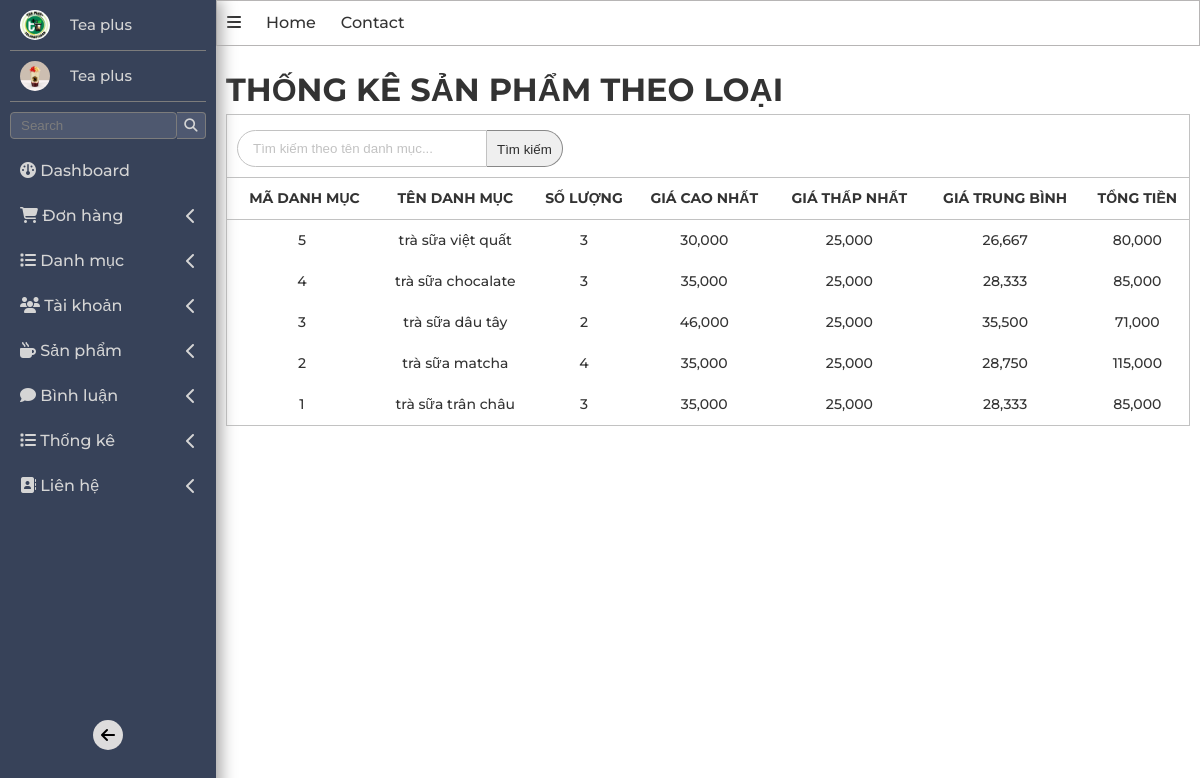
The page /admin/index.php?act=thongke on the database its author committed.
### tables this page shows
CREATE TABLE `danhmuc` (
  `id` int(11) NOT NULL,
  `name` text NOT NULL
);

### model/pdo.php (called while the page is built, shortened)
<?php
function pdo_get_connection(){
    $dburl = "mysql:host=localhost;dbname=teaplussss;charset=utf8";
    $username = 'root';
    $password = '';
    $conn = new PDO($dburl, $username, $password);
    $conn->setAttribute(PDO::ATTR_ERRMODE, PDO::ERRMODE_EXCEPTION);
    return $conn;
}
function pdo_query($sql){
    $sql_args = array_slice(func_get_args(), 1);
    try{
        $conn = pdo_get_connection();
        $stmt = $conn->prepare($sql);
        $stmt->execute($sql_args);
        $rows = $stmt->fetchAll();
        return $rows;
    }
    catch(PDOException $e){
        throw $e;
    }
    finally{
        unset($conn);
    }
}

### model/thongke.php (called while the page is built, shortened)
<?php
function loadall_thongke($kyw = "") {
  $sql = "SELECT danhmuc.id AS madm, danhmuc.name AS tendm, COUNT(sanpham.id) AS countsp, MIN(sanpham.price) AS minprice, MAX(sanpham.price) AS maxprice, AVG(sanpham.price) AS avgprice, SUM(sanpham.price) AS sumprice";
  $sql .= " FROM sanpham";
  $sql .= " LEFT JOIN danhmuc ON danhmuc.id = sanpham.iddm";
  $sql .= " WHERE 1";
  $sql .= " GROUP BY danhmuc.id";
  $sql .= " ORDER BY danhmuc.id DESC";
  $listtk = pdo_query($sql);
  return $listtk;
}
?>

### admin/thongke/list.php (the view)
<main class="w-100 d-f f-d">
<div class="row">
    <div class="row formtitle ">
        <h1>THỐNG KÊ SẢN PHẨM THEO LOẠI</h1>
    </div>
    <div class="search_list-product-admin w-100">
    <form action="" class="d-f form-search" method="post">
              <input
                type="text"
                placeholder="Tìm kiếm theo tên danh mục..."
                class="input-search"
                name="kyw"
              />
              <input
                type="submit"
                class="submit-search-form"
                value="Tìm kiếm"
                name="listok"
              />
            </form>
            <table class="w-100 table_bill-admin">
                <thead>
                <tr class="maloai">
                    <th class="th_sp">MÃ DANH MỤC</th>
                    <th class="th_sp">TÊN DANH MỤC</th>
                    <th class="th_sp">SỐ LƯỢNG</th>
                    <th class="th_sp">GIÁ CAO NHẤT</th>
                    <th class="th_sp">GIÁ THẤP NHẤT</th>
                    <th class="th_sp">GIÁ TRUNG BÌNH</th>
                    <th class="th_sp">TỔNG TIỀN</th>
                </tr>
                </thead>
                <?php
                    foreach ($listthongke as $thongke) {
                        extract($thongke);
                        echo '<tr>
                                <td class="td_sp">'.$madm.'</td>
                                <td class="td_sp">'.$tendm.'</td>
                                <td class="td_sp">'.$countsp.'</td>
                                <td class="td_sp">'.number_format($maxprice).'</td>
                                <td class="td_sp">'.number_format($minprice).'</td>
                                <td class="td_sp">'.number_format($avgprice).'</td>
                                <td class="td_sp">'.number_format($sumprice).'</td>
                            </tr>';
                    }
                ?>
            </table>
        </div>
</div>
</main>

### css/global.css (style rules this page uses)
* { padding: 0; margin: 0; box-sizing: border-box; }
:root { --primary-color: rgb(28, 205, 28); --white: rgb(255, 255, 255); --black: black; --font-family: "Montserrat", sans-serif; --text-color: #333; --bg-header-contact: rgb(237, 237, 237); --font-weight: 500; --font-size: 1.6em; --padding-website : 5%; --admin-sideBar-border : #7c7c7c; --border-cart :rgb(193, 193, 193); }
html { font-size: 62.5%; }
body { font-size: var(--font-size); font-family: var(--font-family); line-height: 1.5; font-weight: var(--font-weight); text-rendering: optimizeSpeed; color: var(--text-color); }
.d-f { display: flex; }
.f-d { flex-direction: column; }
.w-100 { width: 100%; }

### css/admin/admin.css (style rules this page uses)
:root { --color-text--sidebar :rgb(213, 213, 213); --border-color-form-table: #c2c2c2; }
main { padding: 20px 10px ; }
.search_list-product-admin { border: 1px solid var(--border-color-form-table); }
.form-search { padding: 10px; margin-top: 5px; }
.form-search input::placeholder { color: var(--border-color-form-table); }
.input-search { padding: 10px 15px; background-color: var(--white); caret-color: var(--black); width: 250px; border: 1px solid var(--border-color-form-table); border-top-left-radius: 20px; border-bottom-left-radius: 20px; outline: none; }
.submit-search-form { border-top-right-radius: 20px; border-bottom-right-radius: 20px; padding: 0px 10px; border: 1px solid #888; border-left: none; color: rgb(46, 46, 46); padding-top: 2px; }

### css/admin/bill.css (style rules this page uses)
.table_bill-admin { border-top: 1px solid var(--border-color-form-table); font-size: 1.4rem; padding: 10px 5px; box-sizing: border-box; border-collapse:collapse ; }
.table_bill-admin>thead>tr { border-bottom: 1px solid var(--border-color-form-table); }
.table_bill-admin>thead>tr>th { padding: 10px 0px; }
.table_bill-admin>thead>tr>th:first-child { padding-left: 5px; }
.table_bill-admin>tbody>tr>td { padding: 10px 0px; text-align: center; }
.table_bill-admin>tbody>tr>td:first-child { padding-left: 0px; }
.table_bill-admin>thead>tr>th { text-align: center; }

### rows shown on the page
danhmuc: id "5", name "trà sữa việt quất", countsp "3", maxprice "30,000", minprice "25,000", avgprice "26,667", sumprice "80,000"
danhmuc: id "4", name "trà sữa chocalate", countsp "3", maxprice "35,000", minprice "25,000", avgprice "28,333", sumprice "85,000"
danhmuc: id "3", name "trà sữa dâu tây", countsp "2", maxprice "46,000", minprice "25,000", avgprice "35,500", sumprice "71,000"
danhmuc: id "2", name "trà sữa matcha", countsp "4", maxprice "35,000", minprice "25,000", avgprice "28,750", sumprice "115,000"
danhmuc: id "1", name "trà sữa trân châu", countsp "3", maxprice "35,000", minprice "25,000", avgprice "28,333", sumprice "85,000"
